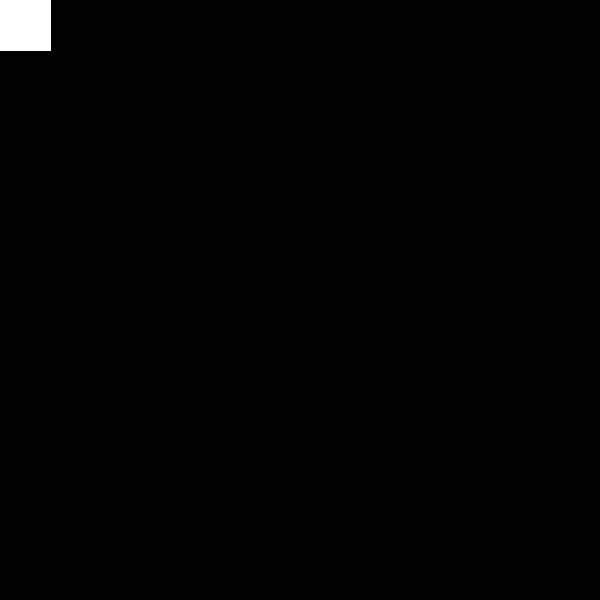
Frame 1 (no input)
Frame 60 (the mouse pressed at the canvas centre just before this capture): identical to frame 1, image omitted
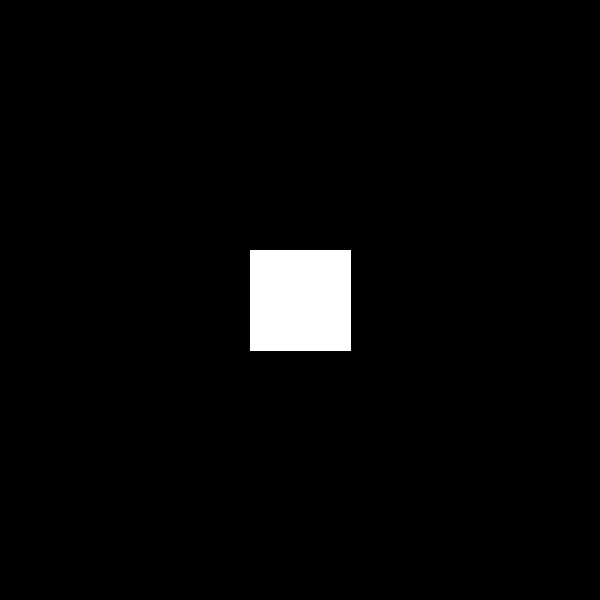
Frame 120 (the mouse held since frame 60 and released just before this capture)

The Processing sketch that drew these frames (run headless with seeded random() and noise(); from frame 60 on, the mouse is pressed at the canvas centre):

// Processing sketch: clipping
// ── clipping.pde
PVector[] view_points;
PVector[] polygon_points;

void setup(){
  size(600,600);
  background(0);

  
  initViewPoint();
  initPolygonPoint(); 
  run();

  
  
  //print(pnpoly(93,132-50,view_points));
  
}
void draw(){
  background(0);
  initViewPoint();
  run();

}


void run(){
  ArrayList<PVector> points=Sutherland_Hodgman_algorithm();
  //print(points.size());
  
  //fill(255);
  stroke(255);
  fill(255);
  beginShape();
  for(int i=0;i<view_points.length;i+=1){       
    vertex(view_points[i].x,view_points[i].y);    
  }
  endShape(CLOSE);
  
  stroke(255,0,0);
  fill(255,0,0);
  beginShape();
  for(PVector p:points){      
    vertex(p.x,p.y);    
  }
  endShape(CLOSE);

}

ArrayList Sutherland_Hodgman_algorithm(){
  ArrayList<PVector> output_list=new ArrayList<PVector>();
  for(PVector p:polygon_points) output_list.add(p);
  
  for(int i=0;i<view_points.length;i+=1){
    ArrayList<PVector> input_list=new ArrayList<PVector>();
    clone(input_list,output_list);
    output_list.clear();
    
    for(int j=0;j<input_list.size();j+=1){
      PVector current_point=input_list.get(j);
      PVector prev_point=input_list.get((j-1+input_list.size())%input_list.size());
      
      PVector intersecting_point=computeIntersection(prev_point,current_point,view_points[(i-1+view_points.length)%view_points.length],view_points[i]);
      
      if(inside_line(current_point.x,current_point.y,view_points[(i-1+view_points.length)%view_points.length],view_points[i])){
        if(!inside_line(prev_point.x,prev_point.y,view_points[(i-1+view_points.length)%view_points.length],view_points[i])){
          output_list.add(intersecting_point);
        }
        output_list.add(current_point);
      }else if(inside_line(prev_point.x,prev_point.y,view_points[(i-1+view_points.length)%view_points.length],view_points[i])){
        output_list.add(intersecting_point);
      }
    
    }
  
  
  
  
  
  }
  return output_list;
}

boolean inside_line(float x,float y,PVector p1,PVector p2){
  if((p2.x-p1.x)*(y-p1.y)-(p2.y-p1.y)*(x-p1.x)<0) return true;
  else return false;
}

PVector computeIntersection(PVector p1,PVector p2,PVector p3,PVector p4){
  float D=(p1.x-p2.x)*(p3.y-p4.y)-(p1.y-p2.y)*(p3.x-p4.x);
  float t=((p1.x-p3.x)*(p3.y-p4.y)-(p1.y-p3.y)*(p3.x-p4.x))/D;
  float u=((p1.x-p3.x)*(p1.y-p2.y)-(p1.y-p3.y)*(p1.x-p2.x))/D;
  
  return new PVector(p1.x+t*(p2.x-p1.x),p1.y+t*(p2.y-p1.y));
  

}

boolean pnpoly(float x, float y, PVector[] v) {
  boolean c=false;

  for (int i=0, j=v.length-1; i<v.length; j=i++) {
    if (((v[i].y>y)!=(v[j].y>y))&&(x<(v[j].x-v[i].x)*(y-v[i].y)/(v[j].y-v[i].y)+v[i].x)) {
      c=!c;
    }
    float m=(v[j].y-v[i].y)/(v[j].x-v[i].x);
    //if((x-v[i].x)*m==y-v[i].y) return false;
    //if(y==v[i].y && y==v[j].y) return false;
    
  }
  
  
  
  return c;
}


void clone(ArrayList a,ArrayList b){
  for(Object o:b){
    a.add(o);
  }
}

void initViewPoint(){
  view_points=new PVector[4];
  view_points[0]=new PVector(mouseX-50,mouseY-50);
  view_points[1]=new PVector(mouseX-50,mouseY+50);
  view_points[2]=new PVector(mouseX+50,mouseY+50);
  view_points[3]=new PVector(mouseX+50,mouseY-50);
}

void initPolygonPoint(){
  polygon_points=new PVector[4];
  polygon_points[0]=new PVector(50,120);
  polygon_points[1]=new PVector(120,180);
  polygon_points[2]=new PVector(180,120);
  polygon_points[3]=new PVector(120,50);

}
